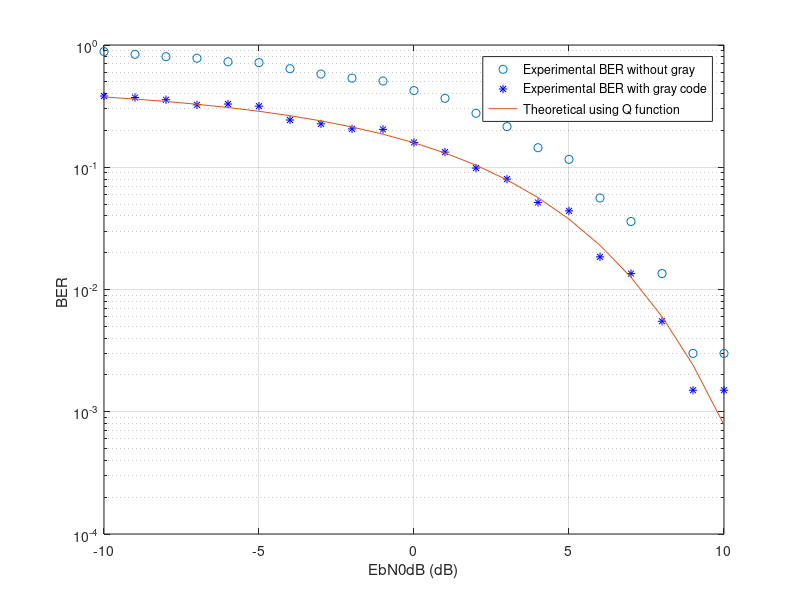

Source code (MATLAB):
clc;  
clear all;  
close all;  

%generate QPSK constellation as complex numbers
k=double(1.0)/double(sqrt(2)); %The normalizing factor
constellation=k*[1+1i -1+1i -1-1i 1-1i]; %To store constellation points ie. 1+1j , 1-1j ,  -1-1j , -1+1j in complex double
gre=[0 1 3 2]; %This is used to map between non - gray and gray constellation points. %%[00,01,11,10]
%number of symbols in simulation


%———Input Fields————————%
nsymbols = 2000; %  represents number of bits
%Generating nsymbols random 2 bit symbols  for QPSK
input=zeros(1,nsymbols);
for k=1:nsymbols %Loop to generate 2 bit random inputs symbols.
 input(k)= randi([0, (2^2-1)]); %randomly generates a 2 bit number between 0 and 3 including both of them.
end

%%SNR VALUES%%
EbN0dB = -10:1:10;  
inputc=constellation(input(:)+1);  %will have the constellation symbols for non gray
input_gray=gre(input(:)+1);        %will get the corresponding gray input for the same constellation input.
inputc=inputc.';  %Taking non conjugate transpose of input signal


%%adding awgn to message bits%%
number_EbN0dBs = length(EbN0dB); %Number of EbN0dB values to check
perr_estimate = zeros(number_EbN0dBs,1); %To estimate error for each EbN0dB value and add it to estimate without gray labelling
perr_estimate_gray = zeros(number_EbN0dBs,1); %To estimate error for each EbN0dB value and add it to estimate for Gray labelling


for k=1:number_EbN0dBs %EbN0dB for loop
    EbN0dB_now = EbN0dB(k); %The current value of EbN0dB being tested for BER.
    ebno=10^(EbN0dB_now/10); %We convert EbN0dB from dB to decimal unit.
    sigma=sqrt(1/(2*ebno)); %The corresponding varience for noise.
    
    % add 2d Gaussian noise to our symbols.
    received = inputc +sigma*randn(nsymbols,1)+1j*sigma*randn(nsymbols,1); %For adding awgn
    decisions=zeros(nsymbols,1); %We initialize decisions with zeros corresponding to all n symbols for fast execution.
    for n=1:nsymbols         
        distances = abs(received(n)-constellation);%Absolute distance from each constellation point.
        [min_dist,decisions(n)] = min(distances); %The minimum of those is choosen for that recieved point.
    end
   
    decisions_gray=gre(decisions);%Maps back non gray to gray
    decisions=decisions-1;  %To get it between 0 and 3.
    
    
    %To calculate bit errors here, for faster execution.
    num=zeros(nsymbols,1);
    for s=1:nsymbols
        d_bin=de2bi(decisions(s),2); %To get a zero padded 2 bit binary string for ease of comparing.
        i_bin=de2bi(input(s),2);
        %To get a zero padded 2 bit binary string for ease of comparing.
        biterror=0;   %To count error per bit    
        for t=1:2
            if d_bin(t)~=i_bin(t)
                biterror=biterror+1;  %adding error for each incorrectly decieded bit.
            end
            num(s)=biterror;  %To store the total bit error for each word 
        end
    end
    error= num;
    
    num_gray=zeros(nsymbols,1);
    %For gray encoded
    for s=1:nsymbols
        d_gray=de2bi(decisions_gray(s),2); %To get a zero padded 2 bit binary string for ease of comparing.
        i_bin=de2bi(input_gray(s),2);  %To get a zero padded 2 bit binary string for ease of comparing.
        biterror=0;   %To count error per bit
        for t=1:2
            if d_gray~=i_bin(t)
                biterror=biterror+1;  %adding error for each incorrectly decieded bit.
            end
            num_gray(s)=biterror; %To store the total bit error for each word 
        end
    end
    errors_gray= num_gray; 
    
    %BER calculations for that SNR.
    perr_estimate(k) =perr_estimate(k)+ sum(error)/(nsymbols); %This gives BER per symbol.
    perr_estimate_gray(k) =perr_estimate_gray(k)+ sum(errors_gray)/(nsymbols); %This gives BER per symbol. as we are adding error for each of the 4 symbols
end



%%plotting the results%%
%%plotting BER vs SNR with graylabelling and without gray labelling%%
semilogy(EbN0dB,perr_estimate,'o'); %To plot the BER per nsymbols with EbN0dB.
hold on;
semilogy(EbN0dB,perr_estimate_gray,'b*'); %To plot the BER per nsymbols with EbN0dB.
hold on;
semilogy(EbN0dB,qfunc((sqrt(10.^(EbN0dB/10))))); % To plot BER theoretical using Q-function .
legend("Experimental BER without gray ","Experimental BER with gray code","Theoretical using Q function"); 
grid on;
xlabel("EbN0dB (dB)"); 
ylabel("BER "); 